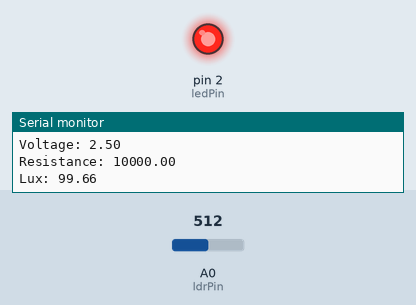
Bench run of a sketch on a simulated Arduino Uno, built with avr-gcc and run on an emulated ATmega328P. Shown: output pins drawn as LEDs (lit = HIGH), the last lines printed to the serial monitor. The test bench sets the inputs (shaded band); at power-on: A0 (ldrPin) = 512. WiFi joins after 1.5 s; servers stay silent unless stated; no MQTT or app messages arrive unless stated.

Above: at 2.7 s.
2.8 s: A0 (ldrPin) set to 404
4.8 s: A0 (ldrPin) set to 376
At 6.6 s:
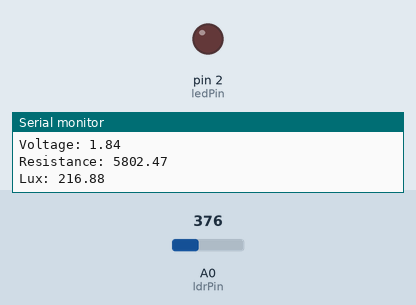
7.1 s: A0 (ldrPin) set to 511
At 8.3 s:
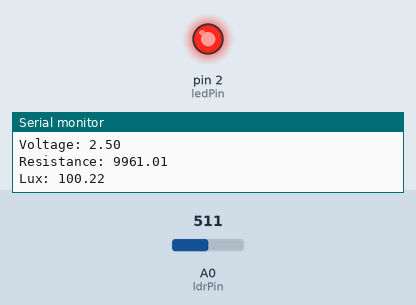
9.1 s: A0 (ldrPin) set to 306
At 10.0 s:
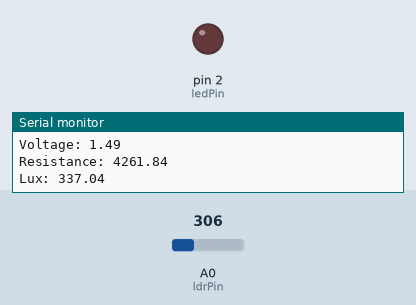
Timing chart, 0 to 12.1 s (numbered marks = the images above; inputs shaded):
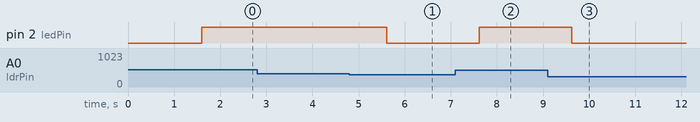

The sketch:

sketch.ino
```cpp
#include <WiFi.h>           // Biblioteca para conectar ao Wi-Fi
#include <PubSubClient.h>   // Biblioteca para conectar ao servidor MQTT

// Configurações da rede Wi-Fi
const char* ssid = "FABIANA";       // Nome da rede Wi-Fi
const char* password = "5341aeiou"; // Senha da rede Wi-Fi

// Configurações do servidor MQTT
const char* mqtt_server = "192.168.100.13"; // IP do servidor MQTT
const int mqtt_port = 1883;                // Porta do servidor MQTT
const char* topic = "sensores/luminosidade"; // Tópico onde as mensagens serão publicadas

WiFiClient espClient;        // Criação de um cliente Wi-Fi
PubSubClient client(espClient); // Criação de um cliente MQTT usando o cliente Wi-Fi

int ldrPin = A0;     // Pino onde o LDR está conectado
int ldrVal = 0;      // Variável para armazenar o valor lido do LDR
int ledPin = 2;      // Pino onde o LED está conectado

// Constantes usadas para calcular a luminosidade
const float GAMMA = 0.7;
const float RL10 = 50;

// Função para configurar a conexão Wi-Fi
void setup_wifi() {
  delay(10);
  Serial.println();
  Serial.print("Conectando a ");
  Serial.println(ssid);

  WiFi.begin(ssid, password); // Inicia a conexão com a rede Wi-Fi

  // Aguarda até que a conexão Wi-Fi seja estabelecida
  while (WiFi.status() != WL_CONNECTED) {
    delay(500);
    Serial.print(".");
  }

  // Imprime informações sobre a conexão Wi-Fi estabelecida
  Serial.println("");
  Serial.println("WiFi conectado");
  Serial.print("Endereço IP: ");
  Serial.println(WiFi.localIP());
}

// Função para reconectar ao servidor MQTT, caso a conexão seja perdida
void reconnect() {
  // Loop até conseguir conectar
  while (!client.connected()) {
    Serial.print("Tentando conexão MQTT...");
    // Tenta conectar ao servidor MQTT
    if (client.connect("ESP32Client")) {
      Serial.println("conectado");
    } else {
      Serial.print("falhou, rc=");
      Serial.print(client.state());
      Serial.println(" tentando novamente em 5 segundos");
      delay(5000); // Aguarda 5 segundos antes de tentar novamente
    }
  }
}

// Função de configuração, executada uma vez no início
void setup() {
  Serial.begin(9600);        // Inicializa a comunicação serial a 9600 bps
  pinMode(ledPin, OUTPUT);   // Configura o pino do LED como saída
  pinMode(ldrPin, INPUT);    // Configura o pino do LDR como entrada

  setup_wifi();              // Chama a função para conectar ao Wi-Fi
  client.setServer(mqtt_server, mqtt_port); // Configura o servidor MQTT
}

// Função principal, executada repetidamente
void loop() {
  // Verifica a conexão ao servidor MQTT e reconecta se necessário
  if (!client.connected()) {
    reconnect();
  }
  client.loop(); // Mantém a comunicação com o servidor MQTT

  ldrVal = analogRead(ldrPin); // Lê o valor do LDR
  // Calcula a voltagem, resistência e luminosidade
  float voltage = ldrVal / 1024.0 * 5.0;
  float resistance = 2000.0 * voltage / (1.0 - voltage / 5.0);
  float lux = pow(RL10 * 1e3 * pow(10, GAMMA) / resistance, (1.0 / GAMMA));

  // Imprime os valores lidos e calculados na porta serial
  Serial.print("LDR Value: ");
  Serial.println(ldrVal);
  Serial.print("Voltage: ");
  Serial.println(voltage);
  Serial.print("Resistance: ");
  Serial.println(resistance);
  Serial.print("Lux: ");
  Serial.println(lux);

  // Acende ou apaga o LED baseado na luminosidade medida
  if (lux < 200) {
    digitalWrite(ledPin, HIGH); // Acende o LED se a luminosidade for menor que 200 lux
  } else {
    digitalWrite(ledPin, LOW);  // Apaga o LED se a luminosidade for maior ou igual a 200 lux
  }

  // Prepara a mensagem para ser enviada ao servidor MQTT
  char msg[50];
  snprintf(msg, 50, "Luminosidade: %.2f lux", lux);
  client.publish(topic, msg); // Publica a mensagem no tópico especificado

  delay(1000); // Aguarda 1 segundo antes de repetir o loop
}
```

Measured:
- the behaviour switches between 390 and 389 on A0 (ldrPin) (found by bisection; images 0 and 1)
- after the input at 4.8 s, pin 2 (ledPin): HIGH → LOW after 0.81 s
- after the input at 7.1 s, pin 2 (ledPin): LOW → HIGH after 0.52 s
- after the input at 9.1 s, pin 2 (ledPin): HIGH → LOW after 0.52 s
